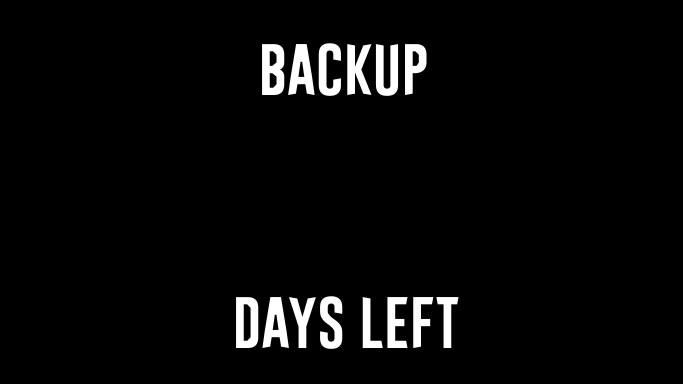
#> input picture background.jpg, 1366 x 768 px (shown at 1/2 size)
$ python main.py   (older library calls are emulated)
#> lines starting #> are read from the running program, lines starting #| are printed output that depends on the picture
import os
import time
import ctypes
import calendar

from pathlib import Path
from ctypes import wintypes
from datetime import date, timedelta
from PIL import Image, ImageDraw, ImageFont

# Your backup day
backup_day = 28

font_name = "comic.ttf"
new_background = "current_day.jpg"
current_date = date.today()
days_left = backup_day - int(time.strftime("%d"))

if (days_left == 0):
    text = "BACKUP IS TODAY"
elif (days_left < 0):
    days_current_month = calendar.monthrange(current_date.year, current_date.month)[1]
    days_next_month = calendar.monthrange(current_date.year, current_date.month)[1]
    next_month_date = int(current_date) + int(timedelta(days=days_next_month))
    text = int(time.strftime("%d")) - 28 + int(calendar.monthrange(next_month_date.year, next_month_date.month)[1])
else:
    text = days_left

image_font = ImageFont.truetype(font_name, 200)
img = Image.open("background.jpg")
#> img is the input picture: PIL image 1366x768 RGB; min 0, max 255, mean 9.4
imgDrawer = ImageDraw.Draw(img)
width, height = imgDrawer.textsize(str(text), font=image_font)
#> width = 127; height = 186
imgDrawer.text(((1366 - width)/2, 250), str(text), font=image_font)
img.save(new_background)
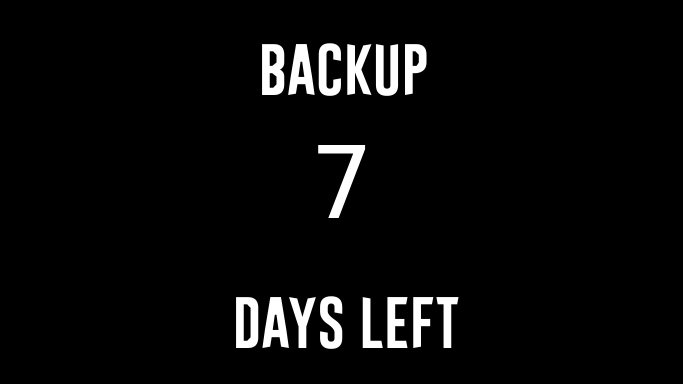
#> saved as current_day.jpg: PIL image 1366x768 RGB (shown at 1/2 size); min 0, max 255, mean 10.4
image_path = os.path.join(Path(__file__).parent, new_background)
SPI_SETDESKWALLPAPER = 0x0014
SPIF_UPDATEINIFILE = 0x0001
SPIF_SENDWININICHANGE = 0x0002
#> (the run stopped early here; a loop or call above may not have finished)
